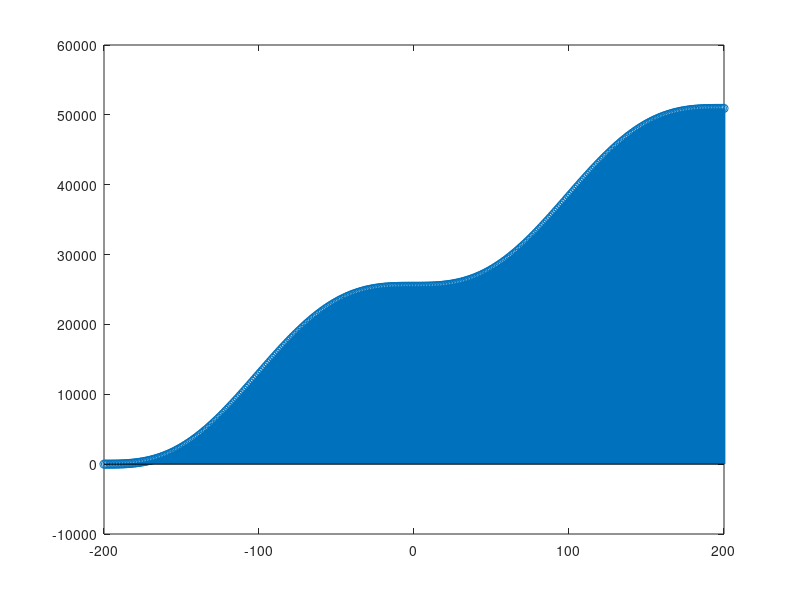

Here is the MATLAB script that generated this plot:
n = -200:200;
x = 2*sin(0.01*pi*n);
a = [1 -2 1];
b = [1 1 0];
init_cond = filtic(b,a,0,[0 0]);
y = filter(b,a,x,init_cond);
stem(n,y,'LineWidth',2);